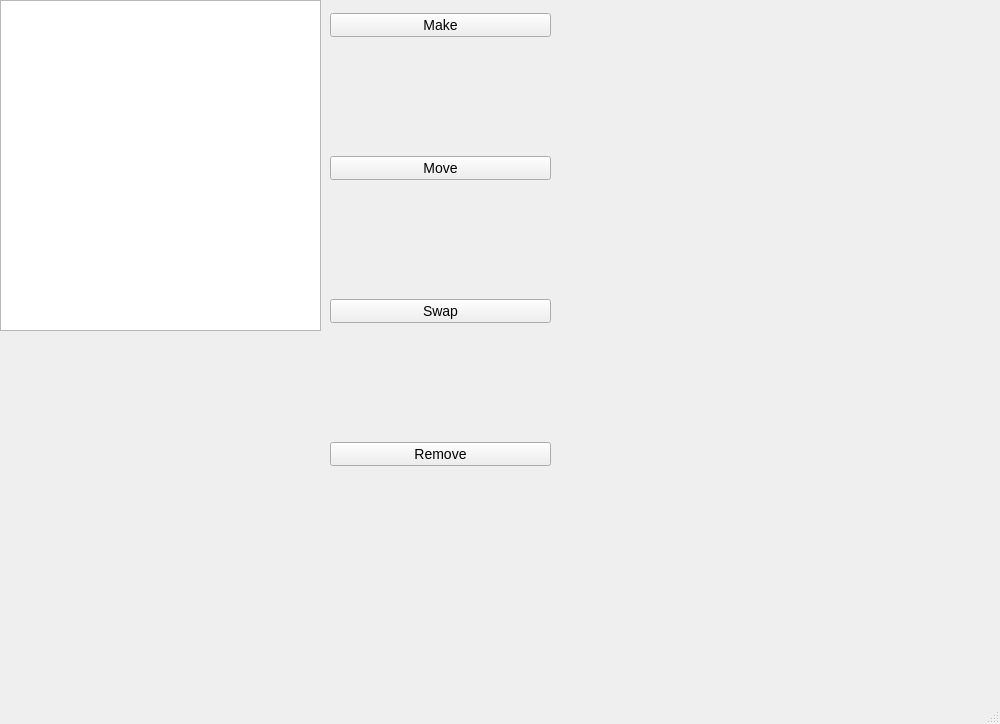
<?xml version="1.0" encoding="UTF-8"?>
<ui version="4.0">
 <class>MainWindow</class>
 <widget class="QMainWindow" name="MainWindow">
  <property name="enabled">
   <bool>true</bool>
  </property>
  <property name="geometry">
   <rect>
    <x>0</x>
    <y>0</y>
    <width>1000</width>
    <height>724</height>
   </rect>
  </property>
  <property name="windowTitle">
   <string>MyUnic_ptr</string>
  </property>
  <property name="iconSize">
   <size>
    <width>1000</width>
    <height>180</height>
   </size>
  </property>
  <widget class="QWidget" name="centralwidget">
   <property name="enabled">
    <bool>true</bool>
   </property>
   <widget class="QTableView" name="AddresInfo">
    <property name="enabled">
     <bool>true</bool>
    </property>
    <property name="geometry">
     <rect>
      <x>0</x>
      <y>0</y>
      <width>321</width>
      <height>331</height>
     </rect>
    </property>
    <attribute name="horizontalHeaderMinimumSectionSize">
     <number>100</number>
    </attribute>
    <attribute name="horizontalHeaderDefaultSectionSize">
     <number>150</number>
    </attribute>
    <attribute name="verticalHeaderMinimumSectionSize">
     <number>100</number>
    </attribute>
    <attribute name="verticalHeaderDefaultSectionSize">
     <number>100</number>
    </attribute>
   </widget>
   <widget class="QWidget" name="layoutWidget">
    <property name="geometry">
     <rect>
      <x>330</x>
      <y>-100</y>
      <width>221</width>
      <height>681</height>
     </rect>
    </property>
    <layout class="QGridLayout" name="gridLayout">
     <item row="5" column="0">
      <widget class="QPushButton" name="RemoveButton">
       <property name="styleSheet">
        <string notr="true">font-size: 14px;
color: rgb(0, 0, 0);</string>
       </property>
       <property name="text">
        <string>Remove</string>
       </property>
      </widget>
     </item>
     <item row="1" column="0">
      <widget class="QPushButton" name="MoveButton">
       <property name="styleSheet">
        <string notr="true">font-size: 14px;
color: rgb(0, 0, 0);</string>
       </property>
       <property name="text">
        <string>Move</string>
       </property>
      </widget>
     </item>
     <item row="3" column="0">
      <widget class="QPushButton" name="SwapButton">
       <property name="styleSheet">
        <string notr="true">font-size: 14px;
color: rgb(0, 0, 0);</string>
       </property>
       <property name="text">
        <string>Swap</string>
       </property>
      </widget>
     </item>
     <item row="0" column="0">
      <widget class="QPushButton" name="MakeButton">
       <property name="styleSheet">
        <string notr="true">font-size: 14px;
color: rgb(0, 0, 0);</string>
       </property>
       <property name="text">
        <string>Make</string>
       </property>
      </widget>
     </item>
    </layout>
   </widget>
  </widget>
  <widget class="QMenuBar" name="menubar">
   <property name="geometry">
    <rect>
     <x>0</x>
     <y>0</y>
     <width>1000</width>
     <height>17</height>
    </rect>
   </property>
  </widget>
  <widget class="QStatusBar" name="statusbar"/>
 </widget>
 <resources/>
 <connections/>
</ui>
